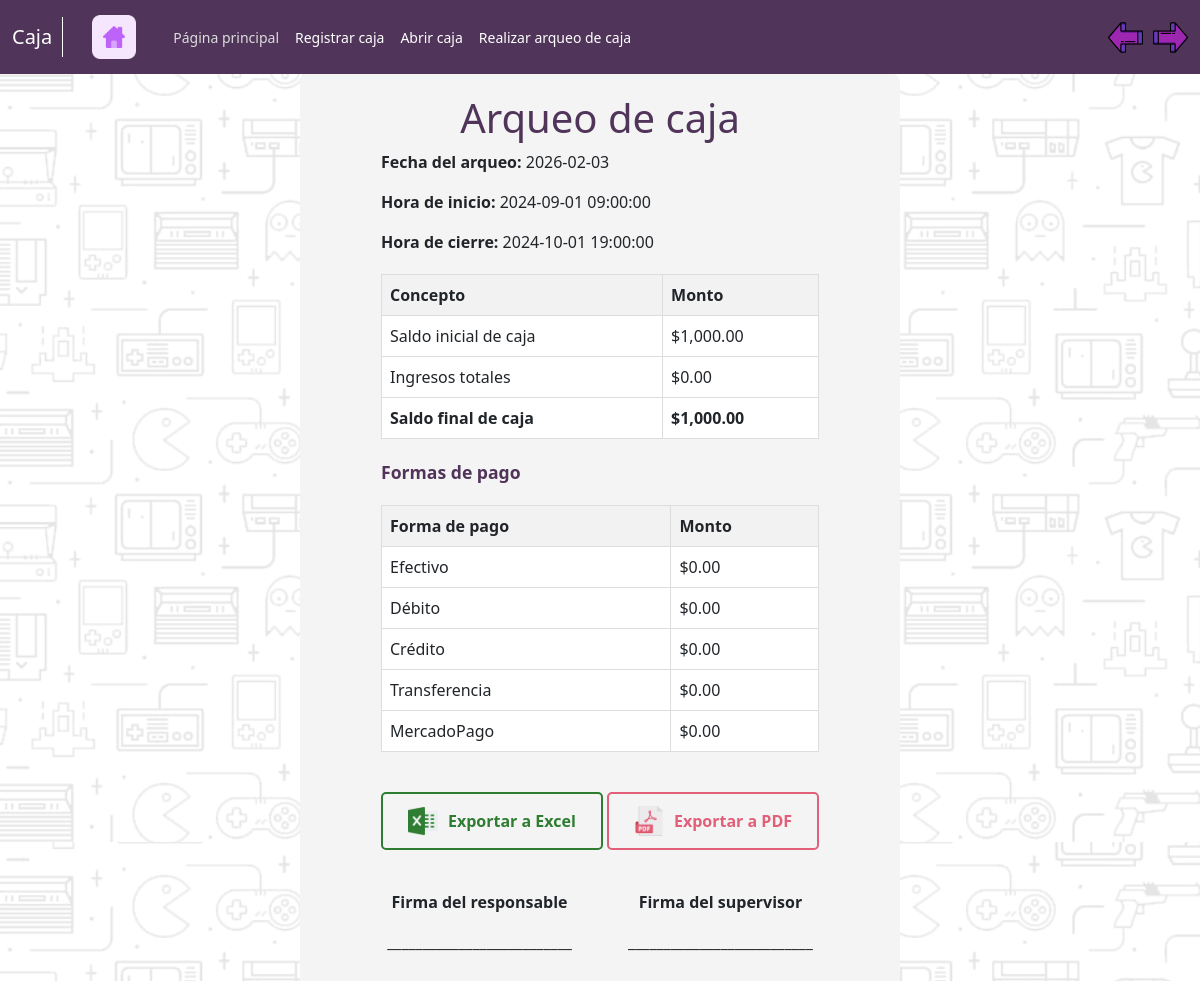
Screenshot of /app/Caja/arqueoCaja.php (signed in) with the database file from the repository.
### tables this page shows
CREATE TABLE tb_caja (
    idCaja INT PRIMARY KEY AUTO_INCREMENT,
    nombreCaja VARCHAR(50),
    saldoInicialCaja DECIMAL(14,2),
    saldoActualCaja DECIMAL(14,2),
    fechaAperturaCaja DATETIME,
    fechaCierreCaja DATETIME,
    estado_caja_id INT,
    montoArqueoCaja DECIMAL(20,4),
    FOREIGN KEY (estado_caja_id) REFERENCES tb_estados_logicos(idEstLog)
);

CREATE TABLE tb_formas_pago (
    idFormaPago INT PRIMARY KEY AUTO_INCREMENT,
    nombreFormaPago VARCHAR(30),
    comisionFormaPago INT
);

### app/Caja/arqueoCaja.php (the view, shortened to what this page needs)
<?php
include '../modelos/conexion.php';
$caja_id = 1;
$query_caja = "SELECT saldoInicialCaja, saldoActualCaja, montoArqueoCaja, fechaAperturaCaja, fechaCierreCaja, nombreCaja
               FROM tb_caja WHERE idCaja = $caja_id";
$result_caja = mysqli_query($conection, $query_caja);
$caja_data = mysqli_fetch_assoc($result_caja);
$query_formas_pago = "SELECT * FROM tb_formas_pago";
$result_formas_pago = mysqli_query($conection, $query_formas_pago);
$formas_pago = [];
while ($row = mysqli_fetch_assoc($result_formas_pago)) {
    $formas_pago[$row['idFormaPago']] = [
        'nombre' => $row['nombreFormaPago'],
        'monto' => 0
    ];
}
$query_ingresos = "SELECT SUM(montoTransaccionPago) AS total_ingresos
                   FROM tb_transacciones_pago_caja
                   WHERE caja_id = $caja_id AND montoTransaccionPago > 0";
$result_ingresos = mysqli_query($conection, $query_ingresos);
$ingresos = mysqli_fetch_assoc($result_ingresos)['total_ingresos'] ?? 0;
$saldo_inicial = $caja_data['saldoInicialCaja'];
$saldo_actual = $caja_data['saldoActualCaja'];
?>
<!DOCTYPE html>
<html lang="es">
<head>
    <link rel="stylesheet" href="../assets/css/style_nav_module.css">
    <link href="https://cdn.jsdelivr.net/npm/bootstrap@5.3.3/dist/css/bootstrap.min.css" rel="stylesheet">
</head>
<body>
    <?php include('MenuNavegacionCaja.php'); ?>
    <div class="container" id="container">
        <div>
            <h1>Arqueo de caja</h1>
            <p><strong>Fecha del arqueo:</strong> <?= date('Y-m-d') ?></p>
            <p><strong>Hora de inicio:</strong> <?= $caja_data['fechaAperturaCaja'] ?></p>
            <p><strong>Hora de cierre:</strong> <?= $caja_data['fechaCierreCaja'] ?></p>
            <table>
                <tr>
                    <th>Concepto</th>
                    <th>Monto</th>
                </tr>
                <tr>
                    <td>Saldo inicial de caja</td>
                    <td>$<?= number_format($saldo_inicial, 2) ?></td>
                </tr>
                <tr>
                    <td>Ingresos totales</td>
                    <td>$<?= number_format($ingresos, 2) ?></td>
                </tr>
                <tr>
                    <td><strong>Saldo final de caja</strong></td>
                    <td><strong>$<?= number_format($saldo_actual, 2) ?></strong></td>
                </tr>
            </table>
            <div class="section-title">Formas de pago</div>
            <table>
                <tr>
                    <th>Forma de pago</th>
                    <th>Monto</th>
                </tr>
                <?php foreach ($formas_pago as $forma): ?>
                    <tr>
                        <td><?= $forma['nombre'] ?></td>
                        <td>$<?= number_format($forma['monto'], 2) ?></td>
                    </tr>
                <?php endforeach; ?>
            </table>
            <div class="export-button" style="text-align: center; margin-top: 20px;">
                <a href="#" class="btn btn-success" id="exportar-excel">
                    <img src="../assets/img/excelExportacion.png" alt="Exportar a Excel">
                    Exportar a Excel
                </a>
                <a href="#" class="btn btn-danger" id="exportar-pdf">
                    <img src="../assets/img/pdf.png" alt="Exportar a PDF">
                    Exportar a PDF
                </a>
            </div>
            <div class="signature-container">
                <div>
                    <p><strong>Firma del responsable</strong></p>
                    <p>__________________________</p>
                </div>
                <div>
                    <p><strong>Firma del supervisor</strong></p>
                    <p>__________________________</p>
                </div>
            </div>
        </div>
    </div>
</body>
</html>

### app/Caja/arqueoCaja.php (style rules this page uses)
html, body { background-image: url('../assets/img/background-black.png'); min-height: 100%; margin: 0; padding: 0; }
#container { display: flex; justify-content: center; align-items: flex-start; min-height: 100vh; padding: 20px; overflow-y: auto; background-color: #f4f4f4; border-radius: 8px; width: 50%; }
h1 { text-align: center; color: #503459; }
table { width: 100%; border-collapse: collapse; margin-top: 20px; }
table, th, td { border: 1px solid #ddd; }
th, td { padding: 8px; text-align: left; }
th { background-color: #f2f2f2; }
td { background-color: #fff; }
.section-title { margin-top: 20px; font-weight: bold; font-size: 1.1em; color: #503459; }
.signature-container { margin-top: 40px; display: flex; justify-content: space-between; }
.signature-container div { text-align: center; width: 45%; }
.export-button a { text-align: center; margin-top: 20px; display: inline-flex; align-items: center; text-decoration: none; background-color: transparent; color: #2E7D32; padding: 12px 25px; border-radius: 5px; font-weight: bold; box-shadow: none; border: 2px solid #2E7D32; transition: background-color 0.3s ease, box-shadow 0.3s ease; }
.export-button a img { width: 30px; vertical-align: middle; margin-right: 10px; }
#exportar-excel { color: #2E7D32; border: 2px solid #2E7D32; }
#exportar-pdf { color: #E15F78; border: 2px solid #E15F78; }

### rows the page displays
tb_caja: fechaAperturaCaja "2024-09-01 09:00:00", fechaCierreCaja "2024-10-01 19:00:00", saldoInicialCaja "1,000.00", saldoActualCaja "1,000.00"
tb_formas_pago: nombreFormaPago "Efectivo", comisionFormaPago "0.00"
tb_formas_pago: nombreFormaPago "Débito", comisionFormaPago "0.00"
tb_formas_pago: nombreFormaPago "Crédito", comisionFormaPago "0.00"
tb_formas_pago: nombreFormaPago "Transferencia", comisionFormaPago "0.00"
tb_formas_pago: nombreFormaPago "MercadoPago", comisionFormaPago "0.00"

### other values shown
$ingresos "0.00"
